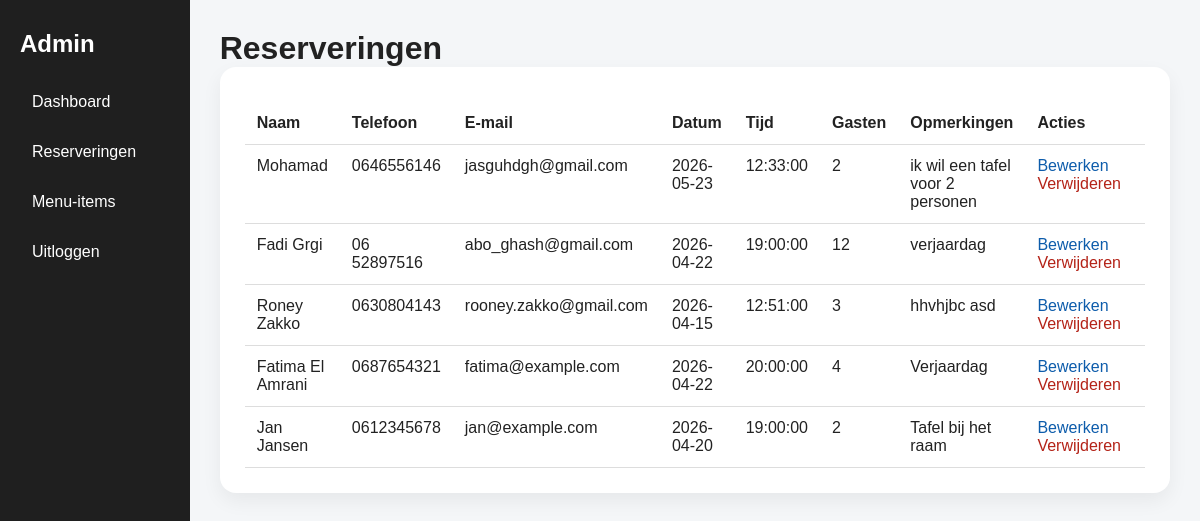
The page /admin/reservations.php (signed in) on the database its author committed.
### tables this page shows
CREATE TABLE IF NOT EXISTS `reservations` (
  `id` int NOT NULL AUTO_INCREMENT,
  `name` varchar(150) NOT NULL,
  `phone` varchar(50) NOT NULL,
  `email` varchar(150) NOT NULL,
  `reservation_date` date NOT NULL,
  `reservation_time` time NOT NULL,
  `guests` int NOT NULL,
  `notes` text,
  `created_at` timestamp NULL DEFAULT CURRENT_TIMESTAMP,
  PRIMARY KEY (`id`)
);

### admin/reservations.php (the view, shortened to what this page needs)
<?php
require_once '../config/db.php';
$stmt = $pdo->query("SELECT * FROM reservations ORDER BY  id DESC");
$reservations = $stmt->fetchAll(PDO::FETCH_ASSOC);
?>
<!DOCTYPE html>
<html lang="nl">
<head>
    <link rel="stylesheet" href="../assets/css/admin.css">
</head>
<body>
    <div class="admin-layout">
        <aside class="admin-sidebar">
            <h2>Admin</h2>
            <nav>
                <a href="dashboard.php">Dashboard</a>
                <a href="reservations.php">Reserveringen</a>
                <a href="menu_items.php">Menu-items</a>
                <a href="logout.php">Uitloggen</a>
            </nav>
        </aside>
        <main class="admin-main">
            <h1>Reserveringen</h1>
            <div class="admin-card">
                <table class="admin-table">
                    <thead>
                        <tr>
                            <th>Naam</th>
                            <th>Telefoon</th>
                            <th>E-mail</th>
                            <th>Datum</th>
                            <th>Tijd</th>
                            <th>Gasten</th>
                            <th>Opmerkingen</th>
                            <th>Acties</th>
                        </tr>
                    </thead>
                    <tbody>
                        <?php foreach ($reservations as $reservation): ?>
                            <tr>
                                <td><?php echo htmlspecialchars($reservation['name']); ?></td>
                                <td><?php echo htmlspecialchars($reservation['phone']); ?></td>
                                <td><?php echo htmlspecialchars($reservation['email']); ?></td>
                                <td><?php echo htmlspecialchars($reservation['reservation_date']); ?></td>
                                <td><?php echo htmlspecialchars($reservation['reservation_time']); ?></td>
                                <td><?php echo htmlspecialchars($reservation['guests']); ?></td>
                                <td><?php echo htmlspecialchars($reservation['notes']); ?></td>
                                <td>
                                    <a class="action-link" href="reservation_edit.php?id=<?php echo $reservation['id']; ?>">Bewerken</a>
                                    <a class="action-link delete-link" href="reservation_delete.php?id=<?php echo $reservation['id']; ?>" onclick="return confirm('Weet je zeker dat je deze reservering wilt verwijderen?');">Verwijderen</a>
                                </td>
                            </tr>
                        <?php endforeach; ?>
                    </tbody>
                </table>
            </div>
        </main>
    </div>
</body>
</html>

### assets/css/admin.css (style rules this page uses)
* { margin: 0; padding: 0; box-sizing: border-box; }
body { font-family: Arial, sans-serif; background: #f4f6f8; color: #222; }
a { text-decoration: none; }
.admin-layout { display: flex; min-height: 100vh; }
.admin-sidebar { width: 250px; background: #1f1f1f; color: #fff; padding: 30px 20px; }
.admin-sidebar h2 { margin-bottom: 25px; }
.admin-sidebar nav { display: flex; flex-direction: column; gap: 12px; }
.admin-sidebar nav a { color: #fff; padding: 10px 12px; border-radius: 8px; }
.admin-main { flex: 1; padding: 30px; }
.stat-card, .admin-card, .admin-form-card { background: #fff; padding: 25px; border-radius: 16px; box-shadow: 0 8px 20px rgba(0,0,0,.06); }
.admin-table { width: 100%; border-collapse: collapse; margin-top: 10px; }
.admin-table th, .admin-table td { text-align: left; padding: 12px; border-bottom: 1px solid #ddd; vertical-align: top; }
.action-link { color: #0d5cab; margin-right: 12px; }
.delete-link { color: #b42318; }

### rows shown on the page
reservations: name "Mohamad", phone "0646556146", email "jasguhdgh@gmail.com", reservation_date "2026-05-23", reservation_time "12:33:00", guests "2", notes "ik wil een tafel voor 2 personen"
reservations: name "Fadi Grgi", phone "06 52897516", email "abo_ghash@gmail.com", reservation_date "2026-04-22", reservation_time "19:00:00", guests "12", notes "verjaardag"
reservations: name "Roney Zakko", phone "0630804143", email "rooney.zakko@gmail.com", reservation_date "2026-04-15", reservation_time "12:51:00", guests "3", notes "hhvhjbc asd"
reservations: name "Fatima El Amrani", phone "0687654321", email "fatima@example.com", reservation_date "2026-04-22", reservation_time "20:00:00", guests "4", notes "Verjaardag"
reservations: name "Jan Jansen", phone "0612345678", email "jan@example.com", reservation_date "2026-04-20", reservation_time "19:00:00", guests "2", notes "Tafel bij het raam"
